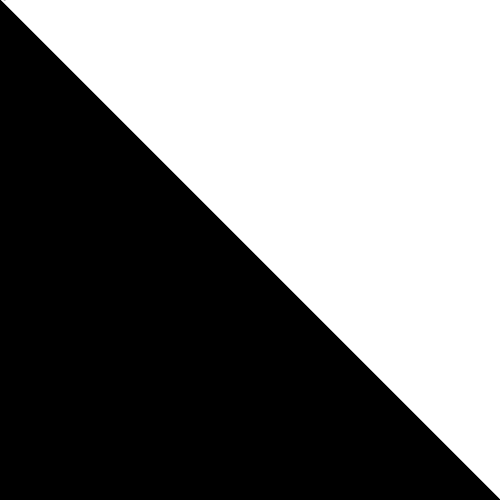
#> input picture diagonal.png, 500 x 500 px, found by its file name
$ python main.py
#> lines starting #> are read from the running program, lines starting #| are printed output that depends on the picture
import numpy as np

from matplotlib import pyplot as plt
import cv2 as cv
from mpl_toolkits import mplot3d

def affiche_image(img):
    plt.figure()
    plt.imshow(img,cmap="gray")
    plt.colorbar()

def  atom(n,m,fx,fy):
#> called with n = 128, m = 128, fx = 0.1, fy = 0
    img=np.zeros((n, m))
    x = np.array(np.arange(0,m))
    y = np.arange(0,n)
    e1 = np.exp(1j*2*np.pi*fx*x)
    e2 = np.exp(1j*2*np.pi*fy*y)
    for i in range(n):
        for j in range(m):
            img[i,j] = np.real(e2[i]*np.conjugate(e1[j]))
    return img

def fourier2d(img,fe):
    [height, width] =img.shape

    f = np.abs(np.fft.fftshift(np.fft.fft2(img)))
    n = width/2
    m = height/2

    plt.figure()
    ax = plt.axes(projection='3d')
    x = np.arange(-n/width, n/width, float(fe/width))
    y = np.arange(-m/height, m/height, float(fe/height))
    X, Y = np.meshgrid(x, -y)
    print(X.shape)
    ax.plot_surface(X, Y, np.sqrt(f))
    plt.title({"Spectre - 1"})
    plt.xlabel("Fx")
    plt.ylabel("Fy")

    plt.figure()
    plt.imshow(np.log(5*f+1),extent=[-n/width, n/width, -m/height, m/height])
    plt.colorbar()
    plt.xlabel("Fx")
    plt.ylabel("Fy")
    plt.title("Spectre - 2")


if __name__ == "__main__":

    #1a
    img = atom(128, 128, 0.1, 0)
    plt.figure()
    #2
    plt.imshow(img)


    #3 commenter le code de la fonction de fourrier 2d

    #4
    fourier2d(img, 1)
    #commenter l'image 3d et la 2d en corrélation

    #question 6
    '''img2 = atom(128, 128, 0, 0.1)
    img3 = atom(128, 128, 0.3, 0.3)
    img4 = atom(128, 128, -0.3, 0.1)'''

    '''fourier2d(img2, 1)
    fourier2d(img3, 1)
    fourier2d(img4, 1)'''

    #ne pas oublier de commenter dans la question 7 !

    #b contour !
    imgContour1 = cv.imread(r"C:/Users/augus\Documents/Ecole/TP Image/TP-Image-Mathier-Protin/diagonal.png")
#> imgContour1 is the input picture: shape (500, 500, 3); min 0, max 255, mean 127.1
    plt.figure()
    plt.imshow(imgContour1)


    plt.show()
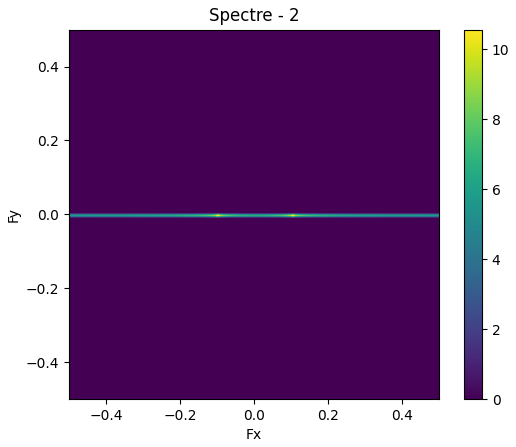
#> figure drawn by matplotlib, 2 panels

    # c ne pas oublier de commenter la corrélation des deux spectres !
    # 3 conclure sur la localisation d"une rupture dans le domaine fréquentiel

    # c) textures !
    imgMetal = cv.imread(r"C:/Users/augus\Documents/Ecole/TP Image/TP-Image-Mathier-Protin/Metal0007GP.png")
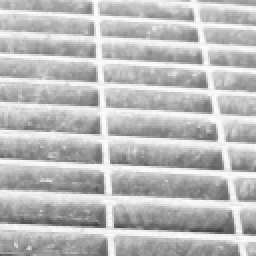
#> input picture Metal0007GP.png, 128 x 128 px, found by its file name (shown 2 times larger)
#> imgMetal is the input picture: shape (128, 128, 3); min 60, max 253, mean 186.8
    plt.figure()
    plt.imshow(imgMetal)
    imgMetal1Grey = cv.cvtColor(imgMetal, cv.COLOR_RGB2GRAY)
    fourier2d(imgMetal1Grey, 1)
#> call 2 of fourier2d, with fe = 1
#| (128, 128)
#> in fourier2d (call 2), `ax.plot_surface(X, Y, np.sqrt(f))`:
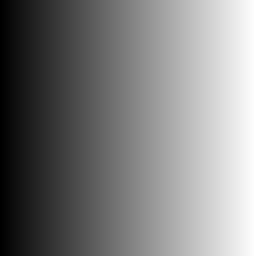
#> X: shape (128, 128) float64 (shown 2 times larger); min -0.5, max 0.492, mean -0.00391; drawn with min black and max white


    imgWater = cv.imread(r"C:/Users/augus\Documents/Ecole/TP Image/TP-Image-Mathier-Protin/Water0000GP.png")
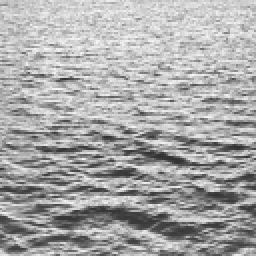
#> input picture Water0000GP.png, 128 x 128 px, found by its file name (shown 2 times larger)
#> imgWater is the input picture: shape (128, 128, 3); min 48, max 249, mean 167.8
    plt.figure()
    plt.imshow(imgWater)
    imgWater1Grey = cv.cvtColor(imgWater, cv.COLOR_RGB2GRAY)
    fourier2d(imgWater1Grey, 1)
#| (128, 128)

    imgLeaves = cv.imread(r"C:/Users/augus\Documents/Ecole/TP Image/TP-Image-Mathier-Protin/Leaves0012GP.png")
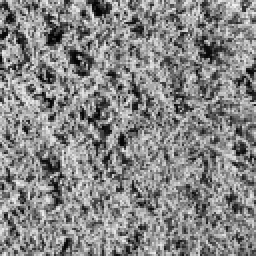
#> input picture Leaves0012GP.png, 128 x 128 px, found by its file name (shown 2 times larger)
#> imgLeaves is the input picture: shape (128, 128, 3); min 2, max 244, mean 133.7
    plt.figure()
    plt.imshow(imgLeaves)
    imgLeaves1Grey = cv.cvtColor(imgLeaves, cv.COLOR_RGB2GRAY)
    fourier2d(imgLeaves1Grey, 1)
#| (128, 128)

    #enfait ca permet de deviner grossièrement les formes et pattern dans l'image, comme dans le métal on a des lignes horizontales
    # -> on a des lignes verticales, inversémenet pour les lignes verticales.
    #Pour les feuilles, c'est très destructurées l'image de base donc la TF l'est aussi
    #Pour l'eau, c'est destructuré mais pas tant parceque ya quans même des formes horizontales -> formes vertiales dans la tf.


    plt.show()
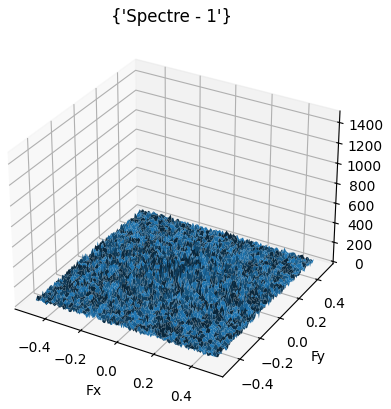
#> figure drawn by matplotlib, 1 panel
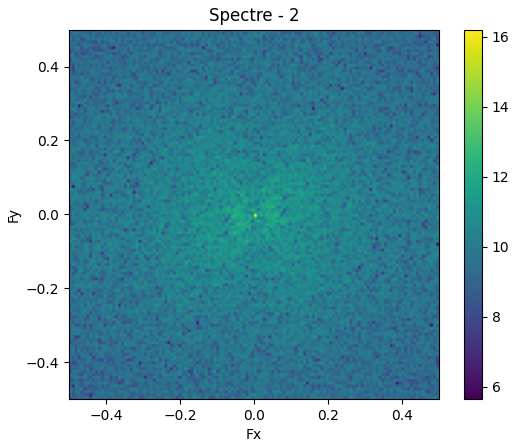
#> figure drawn by matplotlib, 2 panels


    #exercice 3, 1)

    imgAtom = atom(128, 128, 0.15, 0.37)
    plt.imshow(imgAtom)


    #2) et 3), binarisation de l'image avec un seuil de 8 en tout cas je crois
    bin_np = (imgAtom >= 0).astype(np.uint8)

    plt.figure()
    plt.imshow(bin_np)

    fe = 1
    #4 transfo de fourrier du bin_np
    #fourier2d(bin_np, fe)

    #5 sous échantillonage avec fe = 0.5
#> (the run stopped early here; a loop or call above may not have finished)
